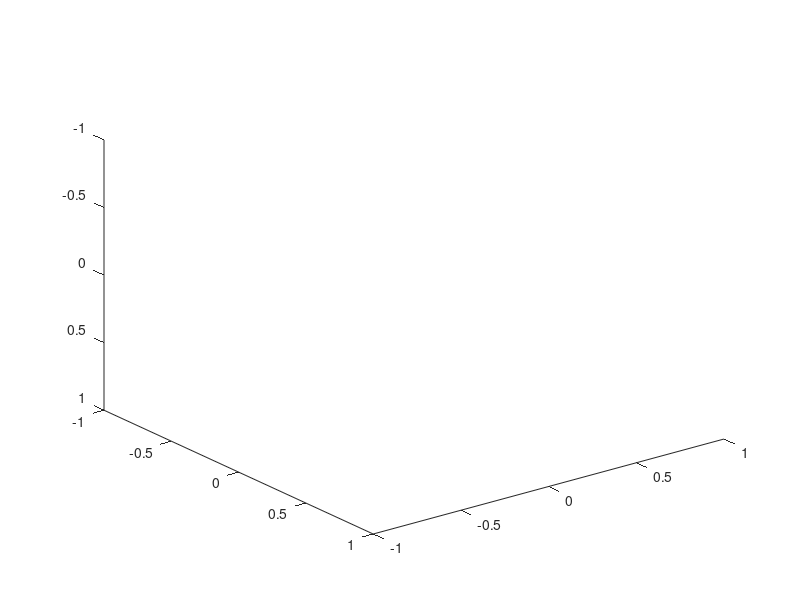

This chart was generated by the following MATLAB code: (Note: this script raises an error after producing the figure.)
f = figure();

dt = 1/30;
tspan = 10;
t = 0:dt:tspan;
theta = @(t) 2*t;

ax = axes('Parent',f);
axis(ax,[-1 1 -1 1 -1 1])
axis(ax,'manual')
view(ax,3)
set(gca,'Zdir','reverse')
set(gca,'Ydir','reverse')

filename = "C:\GitHub\Cyclone Robosub\SimulinkPlant\src\temp\manny.gif";
tic
for k = 1:length(t)
    cla(f)
    R = [0.25*t(k) 0 0]';
    axis(ax,[-1+R(1) 1+R(1) -1+R(2) 1+R(2) -1+R(3) 1+R(3)])
    C = eul2rotm([theta(t(k)),theta(t(k)),theta(t(k))]);
    kdrawManny(R,C,'Figure',f)
    kdrawAxis('Figure',f)
    frame = getframe(f);
    [A,map] = rgb2ind(frame2im(frame),256);
    if k == 1
        imwrite(A,map,filename,'gif','LoopCount',inf,'DelayTime',dt);
    else
        imwrite(A,map,filename,'gif','WriteMode','append','DelayTime',dt);
    end
end
toc